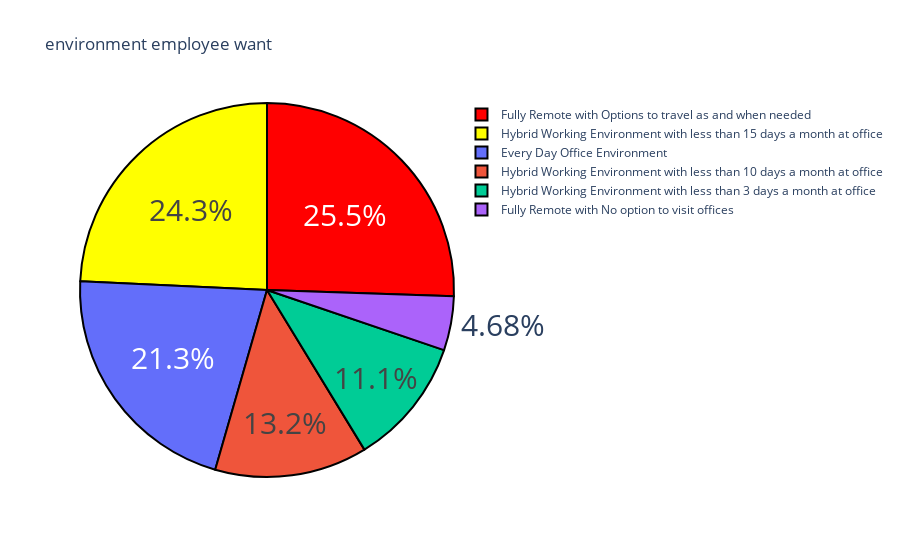

Write notebook code for a chart like this one.
### Code cell
que4=data['What is the most preferred working environment for you.'].value_counts()
label=que4.index
count=que4.values
colors=['red','yellow']
fig=go.Figure(data=[go.Pie(labels=label,values=count)])
fig.update_layout(title='environment employee want')
fig.update_traces(hoverinfo='label+value',textinfo='percent',textfont_size=30,
                 marker=dict(colors=colors,line=dict(color='black',width=2)))
fig.show()

### Figure 1 — Plotly figure (JSON) as saved in the notebook; plotly's stock layout.template omitted (floating-point values rounded to 4 significant figures)
{"data": [{"hoverinfo": "label+value", "labels": ["Fully Remote with Options to travel as and when needed", "Hybrid Working Environment with less than 15 days a month at office", "Every Day Office Environment", "Hybrid Working Environment with less than 10 days a month at office", "Hybrid Working Environment with less than 3 days a month at office", "Fully Remote with No option to visit offices"], "marker": {"colors": ["red", "yellow"], "line": {"color": "black", "width": 2}}, "textfont": {"size": 30}, "textinfo": "percent", "type": "pie", "values": [60, 57, 50, 31, 26, 11]}], "layout": {"autosize": true, "title": {"text": "environment employee want"}}}
